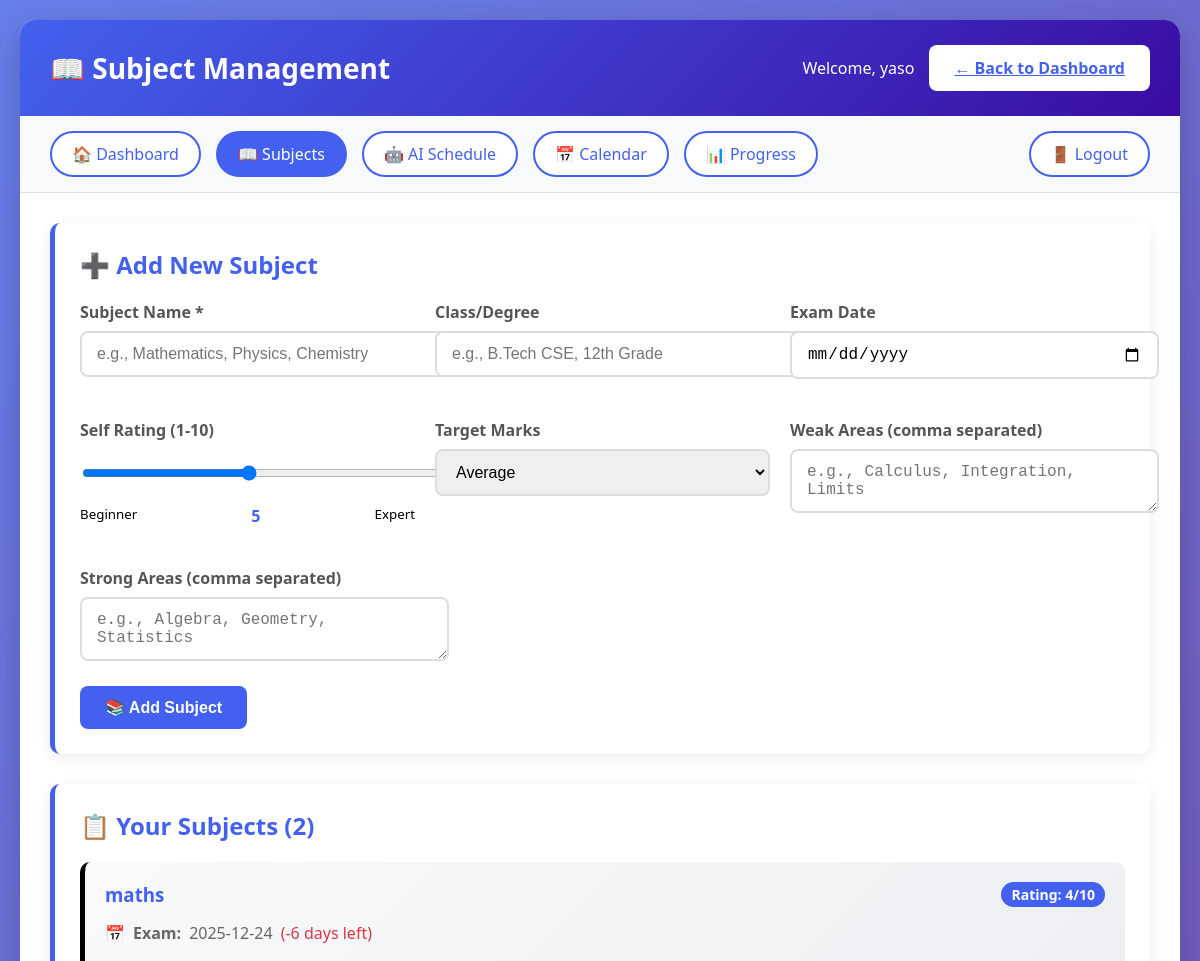
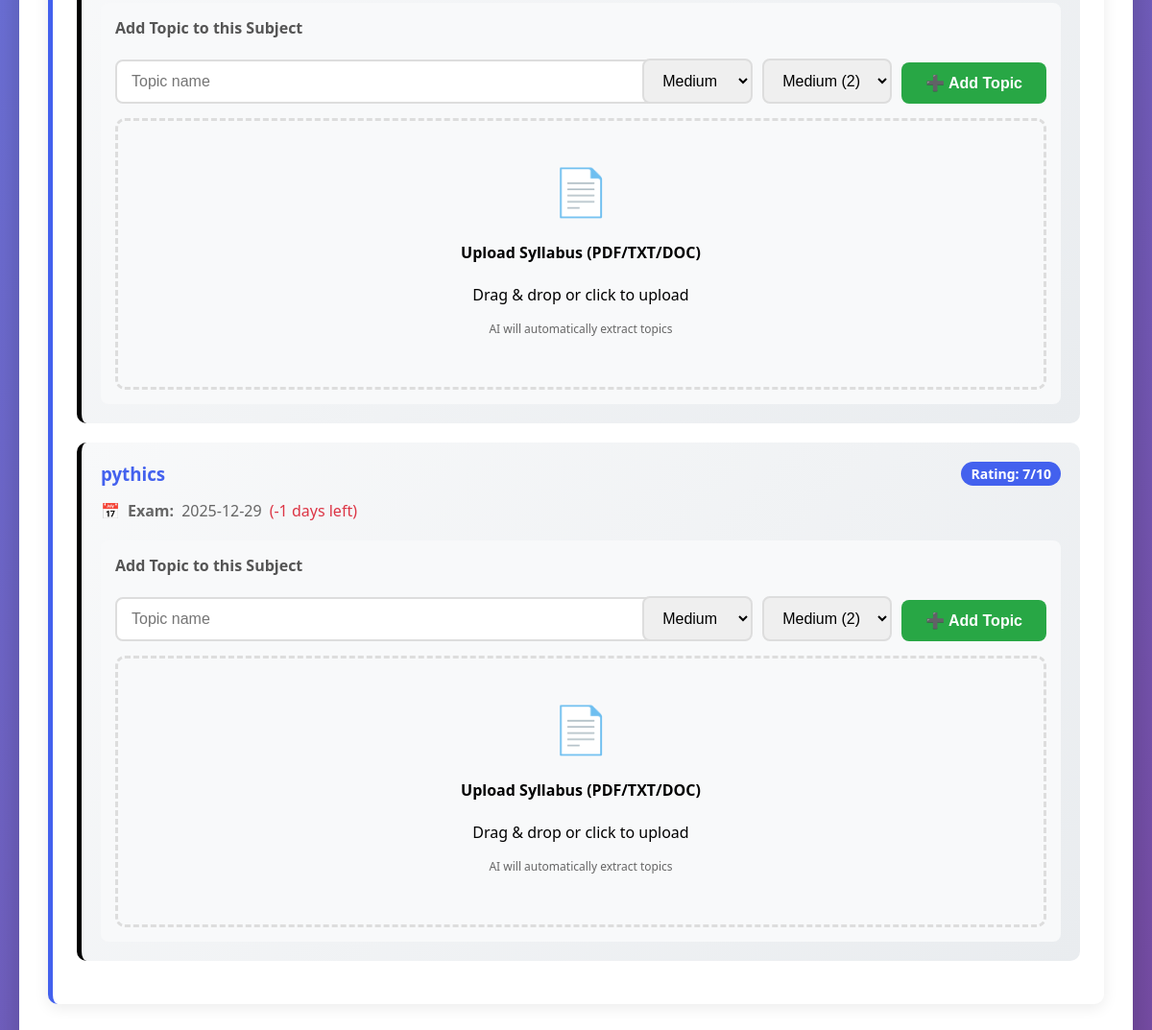
The page /subject_management (signed in) on the database its author committed (2 pictures, top to bottom).
### tables this page shows
CREATE TABLE subjects (
    subject_id INTEGER PRIMARY KEY AUTOINCREMENT,
    user_id INTEGER NOT NULL,
    subject_name TEXT NOT NULL,
    exam_date DATE,
    self_rating INTEGER,
    current_level TEXT,
    weak_areas TEXT,
    strong_areas TEXT,
    past_score REAL,
    FOREIGN KEY (user_id) REFERENCES users(user_id) ON DELETE CASCADE
);

### app.py (the view)
@app.route('/subject_management')
@login_required
def subject_management():
    user_id = session['user_id']
    conn = get_db()
    subjects = conn.execute(
        'SELECT * FROM subjects WHERE user_id = ? ORDER BY exam_date',
        (user_id,)
    ).fetchall()
    conn.close()
    return render_template('subject_management.html', subjects=subjects)

### app.py (called while the page is built)
def get_db():
    conn = sqlite3.connect(DATABASE)
    conn.row_factory = sqlite3.Row
    return conn

def login_required(f):
    @wraps(f)
    def decorated_function(*args, **kwargs):
        if 'user_id' not in session:
            return redirect('/login')
        return f(*args, **kwargs)
    return decorated_function

@app.template_filter('to_datetime')
def to_datetime(value):
    if isinstance(value, str):
        try:
            return datetime.strptime(value, '%Y-%m-%d')
        except:
            return datetime.now()
    return value

### templates/subject_management.html (shortened to what this page needs)
<!DOCTYPE html>
<html lang="en">
<head>
</head>
<body>
    <div class="container">
        <div class="header">
            <h1>📖 Subject Management</h1>
            <div style="display: flex; align-items: center; gap: 15px;">
                <span>Welcome, {{ session.username }}</span>
                <a href="/dashboard" class="btn" style="background: white; color: var(--primary);">← Back to Dashboard</a>
            </div>
        </div>
        <div class="nav-menu">
            <a href="/dashboard" class="nav-btn">🏠 Dashboard</a>
            <a href="/subject_management" class="nav-btn active">📖 Subjects</a>
            <a href="/ai_schedule_generator" class="nav-btn">🤖 AI Schedule</a>
            <a href="/calendar_view" class="nav-btn">📅 Calendar</a>
            <a href="/progress_tracking" class="nav-btn">📊 Progress</a>
            <a href="/logout" class="nav-btn" style="margin-left: auto;">🚪 Logout</a>
        </div>
        <div class="content">
            <div class="section">
                <h2>➕ Add New Subject</h2>
                <form method="POST" action="/add_subject" id="addSubjectForm">
                    <div class="form-grid">
                        <div class="form-group">
                            <label for="subject_name">Subject Name *</label>
                            <input type="text" id="subject_name" name="subject_name" class="form-control"
                                   placeholder="e.g., Mathematics, Physics, Chemistry" required>
                        </div>
                        <div class="form-group">
                            <label for="class_degree">Class/Degree</label>
                            <input type="text" id="class_degree" name="class_degree" class="form-control"
                                   placeholder="e.g., B.Tech CSE, 12th Grade">
                        </div>
                        <div class="form-group">
                            <label for="exam_date">Exam Date</label>
                            <input type="date" id="exam_date" name="exam_date" class="form-control"
                                   min="{{ today }}">
                        </div>
                        <div class="form-group">
                            <label for="self_rating">Self Rating (1-10)</label>
                            <input type="range" id="self_rating" name="self_rating" class="form-control"
                                   min="1" max="10" value="5" oninput="updateRatingValue(this.value)">
                            <div style="display: flex; justify-content: space-between; margin-top: 5px;">
                                <small>Beginner</small>
                                <span id="ratingValue" style="font-weight: bold; color: var(--primary);">5</span>
                                <small>Expert</small>
                            </div>
                        </div>
                        <div class="form-group">
                            <label for="target_marks">Target Marks</label>
                            <select id="target_marks" name="target_marks" class="form-control">
                                <option value="average" selected>Average</option>
                            </select>
                        </div>
                        <div class="form-group">
                            <label for="weak_areas">Weak Areas (comma separated)</label>
                            <textarea id="weak_areas" name="weak_areas" class="form-control"
                                      rows="2" placeholder="e.g., Calculus, Integration, Limits"></textarea>
                        </div>
                        <div class="form-group">
                            <label for="strong_areas">Strong Areas (comma separated)</label>
                            <textarea id="strong_areas" name="strong_areas" class="form-control"
                                      rows="2" placeholder="e.g., Algebra, Geometry, Statistics"></textarea>
                        </div>
                    </div>
                    <button type="submit" class="btn">
                        <span>📚 Add Subject</span>
                    </button>
                </form>
            </div>
            <div class="section">
                <h2>📋 Your Subjects ({{ subjects|length }})</h2>
                {% if subjects %}
                    {% for subject in subjects %}
                    <div class="subject-card">
                        <h3>
                            {{ subject.subject_name }}
                            <span style="font-size: 14px; background: var(--primary); color: white; padding: 3px 10px; border-radius: 15px;">
                                Rating: {{ subject.self_rating }}/10
                            </span>
                        </h3>
                        <div class="subject-meta">
                            {% if subject.exam_date %}
                            <div class="meta-item">
                                📅 <strong>Exam:</strong> {{ subject.exam_date }}
                                {% set days_left = (subject.exam_date|string|to_datetime - today|string|to_datetime).days %}
                                <span style="color: {% if days_left < 7 %}#dc3545{% elif days_left < 14 %}#ffc107{% else %}#28a745{% endif %};">
                                    ({{ days_left }} days left)
                                </span>
                            </div>
                            {% endif %}
                        </div>
                        <div style="margin-top: 20px; padding: 15px; background: #f8f9fa; border-radius: 8px;">
                            <h4 style="margin-top: 0; color: #555;">Add Topic to this Subject</h4>
                            <form method="POST" action="/add_topic" style="display: flex; gap: 10px; align-items: flex-end; flex-wrap: wrap;">
                                <div style="flex: 1; min-width: 200px;">
                                    <input type="text" name="topic_name" class="form-control"
                                           placeholder="Topic name" required>
                                </div>
                                <div>
                                    <select name="difficulty" class="form-control" required>
                                        <option value="medium" selected>Medium</option>
                                    </select>
                                </div>
                                <div>
                                    <select name="priority" class="form-control" required>
                                        <option value="2" selected>Medium (2)</option>
                                    </select>
                                </div>
                                <button type="submit" class="btn" style="background: #28a745;">
                                    ➕ Add Topic
                                </button>
                            </form>
                            <div style="margin-top: 15px;">
                                <form method="POST" action="/upload_syllabus" enctype="multipart/form-data">
                                    <div class="upload-area" onclick="document.getElementById('file_{{ subject.subject_id }}').click()">
                                        <div style="font-size: 48px;">📄</div>
                                        <h4>Upload Syllabus (PDF/TXT/DOC)</h4>
                                        <p>Drag & drop or click to upload</p>
                                        <p style="font-size: 12px; color: #666;">AI will automatically extract topics</p>
                                    </div>
                                </form>
                            </div>
                        </div>
                    </div>
                    {% endfor %}
                {% endif %}
            </div>
        </div>
    </div>
</body>
</html>

### templates/subject_management.html (style rules this page uses)
:root { --primary: #4361ee; --secondary: #3a0ca3; --success: #4cc9f0; --warning: #f72585; --light: #f8f9fa; --dark: #212529; }
body { font-family: 'Segoe UI', Tahoma, Geneva, Verdana, sans-serif; margin: 0; padding: 20px; background: linear-gradient(135deg, #667eea 0%, #764ba2 100%); min-height: 100vh; }
.container { max-width: 1200px; margin: 0 auto; background: white; border-radius: 15px; box-shadow: 0 10px 30px rgba(0,0,0,0.2); overflow: hidden; }
.header { background: linear-gradient(135deg, var(--primary), var(--secondary)); color: white; padding: 25px 30px; display: flex; justify-content: space-between; align-items: center; }
.header h1 { margin: 0; font-size: 28px; display: flex; align-items: center; gap: 10px; }
.nav-menu { display: flex; gap: 15px; flex-wrap: wrap; padding: 15px 30px; background: var(--light); border-bottom: 1px solid #dee2e6; }
.nav-btn { padding: 10px 20px; background: white; color: var(--primary); border: 2px solid var(--primary); border-radius: 25px; cursor: pointer; text-decoration: none; font-weight: 500; transition: all 0.3s; }
.nav-btn.active { background: var(--primary); color: white; }
.content { padding: 30px; }
.section { background: white; padding: 25px; border-radius: 10px; margin-bottom: 30px; box-shadow: 0 4px 15px rgba(0,0,0,0.08); border-left: 5px solid var(--primary); }
.section h2 { color: var(--primary); margin-top: 0; display: flex; align-items: center; gap: 10px; }
.form-grid { display: grid; grid-template-columns: repeat(auto-fit, minmax(300px, 1fr)); gap: 20px; margin-top: 20px; }
.form-group { margin-bottom: 20px; }
.form-group label { display: block; margin-bottom: 8px; font-weight: 600; color: #555; }
.form-control { width: 100%; padding: 12px 15px; border: 2px solid #ddd; border-radius: 8px; font-size: 16px; transition: border-color 0.3s; }
.btn { padding: 12px 25px; background: var(--primary); color: white; border: none; border-radius: 8px; cursor: pointer; font-size: 16px; font-weight: 600; transition: all 0.3s; display: inline-flex; align-items: center; gap: 8px; }
.subject-card { background: linear-gradient(135deg, #f8f9fa 0%, #e9ecef 100%); padding: 20px; border-radius: 10px; margin-bottom: 20px; border-left: 5px solid; transition: transform 0.3s; }
.subject-card h3 { margin: 0 0 10px 0; color: var(--primary); display: flex; justify-content: space-between; align-items: center; }
.subject-meta { display: flex; gap: 20px; margin: 15px 0; flex-wrap: wrap; }
.meta-item { display: flex; align-items: center; gap: 8px; color: #666; }
.upload-area { border: 3px dashed #ddd; border-radius: 10px; padding: 40px 20px; text-align: center; background: #f8f9fa; cursor: pointer; transition: all 0.3s; }

### rows shown on the page
subjects: subject_name "maths", self_rating "4", exam_date "2025-12-24", days_left "-6"
subjects: subject_name "pythics", self_rating "7", exam_date "2025-12-29", days_left "-1"

### other values the page prints
{{ session.username }} "yaso"
{{ subjects|length }} "2"
